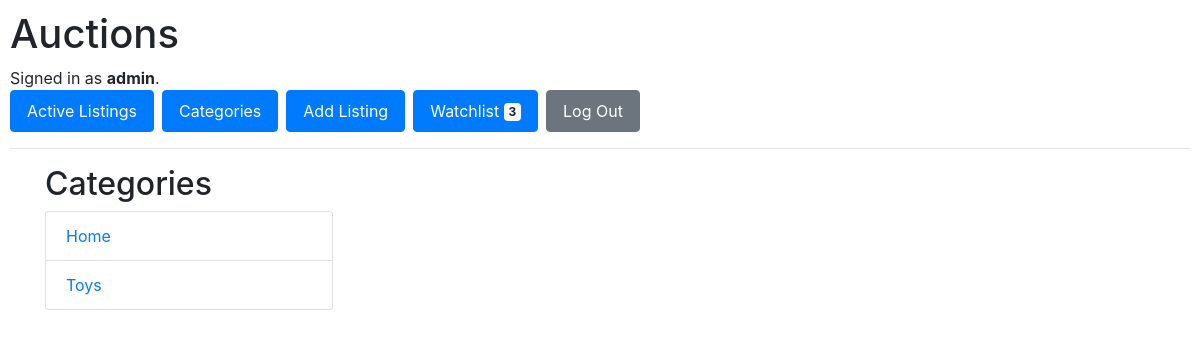
Page /categories/ (signed in) on the committed database.
### auctions/models.py (models this page shows)
class User(AbstractUser):
    watchlist = models.ManyToManyField(to="Listing", related_name="watched_by")

class Category(models.Model):
    name = models.CharField(max_length=50, unique=True)
    def __str__(self) -> str:
        return self.name
    class Meta:
        verbose_name_plural = "Categories"

### auctions/views.py (the view)
# urls.py: path("categories/", views.categories, name="categories"),
def categories(request):
    return render(request, "auctions/categories.html", context={
        "categories": Category.objects.all(),
    })

### auctions/templates/auctions/categories.html
{% extends 'auctions/layout.html' %}
{% block body %}
<div class="container">
    <div class="row">
        <div class="col">
            <h2>Categories</h2>
            <div class="card" style="width: 18rem;">
                <ul class="list-group list-group-flush">
                    {% for category  in categories %}
                    <li class="list-group-item"><a href="{% url 'category' category.id %}">{{ category }}</a></li>
                    {% endfor %}
                </ul>
            </div>
        </div>
    </div>
</div>
{% endblock body %}

### auctions/templates/auctions/layout.html (shortened to what this page needs)
{% load static %}
<!DOCTYPE html>
<html lang="en">
    <head>
        <link rel="stylesheet" href="https://stackpath.bootstrapcdn.com/bootstrap/4.4.1/css/bootstrap.min.css">
        <link href="{% static 'auctions/styles.css' %}" rel="stylesheet">
    </head>
    <body>
        <h1>Auctions</h1>
        <div>
            {% if user.is_authenticated %}
                Signed in as <strong>{{ user.username }}</strong>.
            {% else %}
                Not signed in.
            {% endif %}
        </div>
        <ul class="nav">
            <li class="nav-item">
                <a class="nav-link btn btn-primary mr-2" href="{% url 'index' %}">Active Listings</a>
            </li>
            <li class="nav-item">
                <a class="nav-link btn btn-primary mr-2" href="{% url 'categories' %}">Categories</a>
            </li>
            {% if user.is_authenticated %}
                <li class="nav-item">
                    <a class="nav-link btn btn-primary mr-2" href="{% url 'add_listing' %}">Add Listing</a>
                </li>
                <li class="nav-item">
                    <a class="nav-link btn btn-primary mr-2" href="{% url 'watchlist' %}">Watchlist <span class="badge badge-light">{{ user.watchlist.all|length }}</span></a>
                </li>
                <li class="nav-item">
                    <a class="nav-link btn btn-secondary mr-2" href="{% url 'logout' %}">Log Out</a>
                </li>
            {% endif %}
        </ul>
        <hr>
        {% block body %}
        {% endblock %}
    </body>
</html>

### auctions/static/auctions/styles.css (style rules this page uses)
body { padding: 10px; }

### rows in the picture
User: username "admin", watchlist.all|length "3"
Category: name "Home"
Category: name "Toys"
